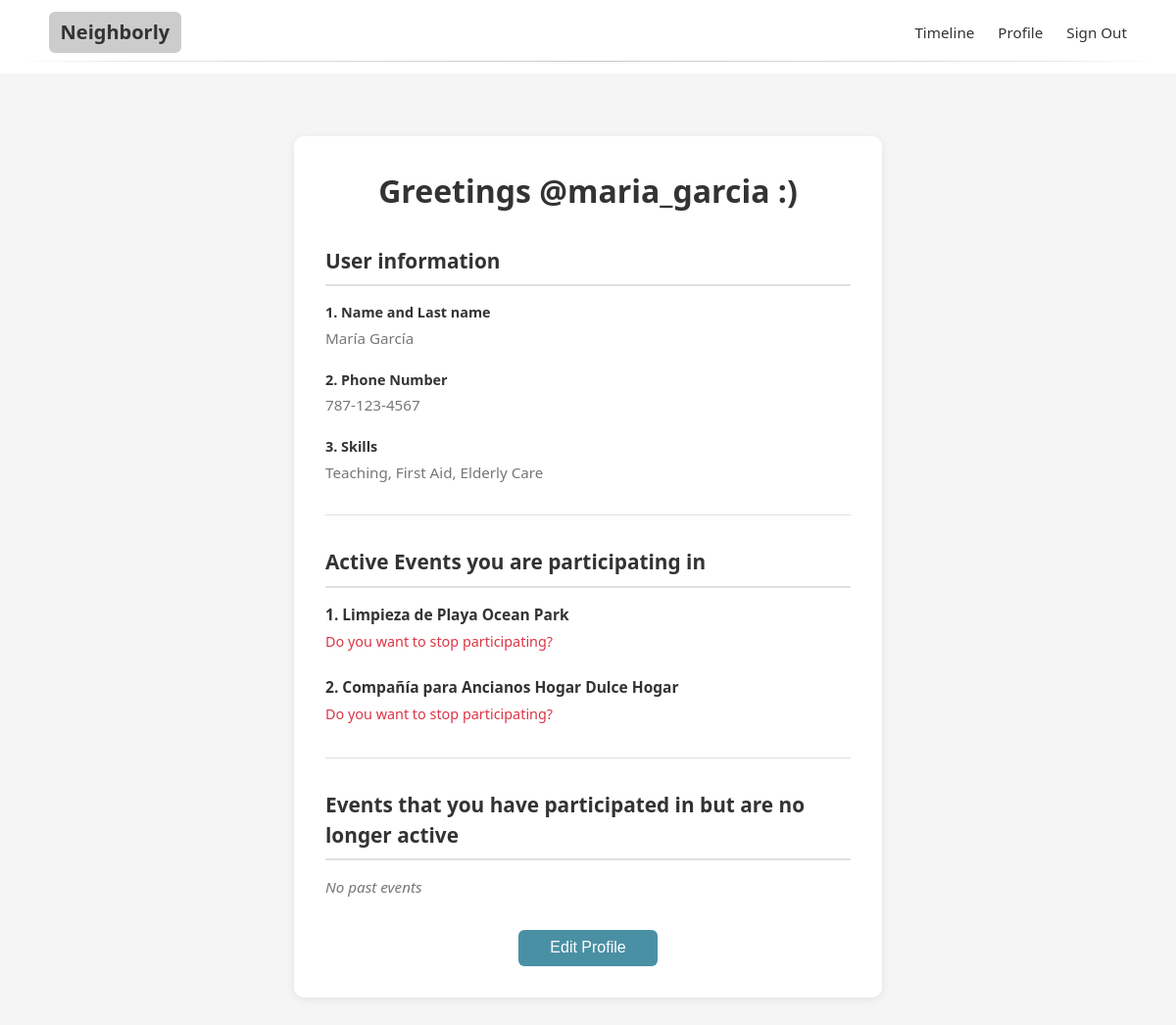
The page /pages/volunteer_profile.php (signed in) on the database as committed earlier.
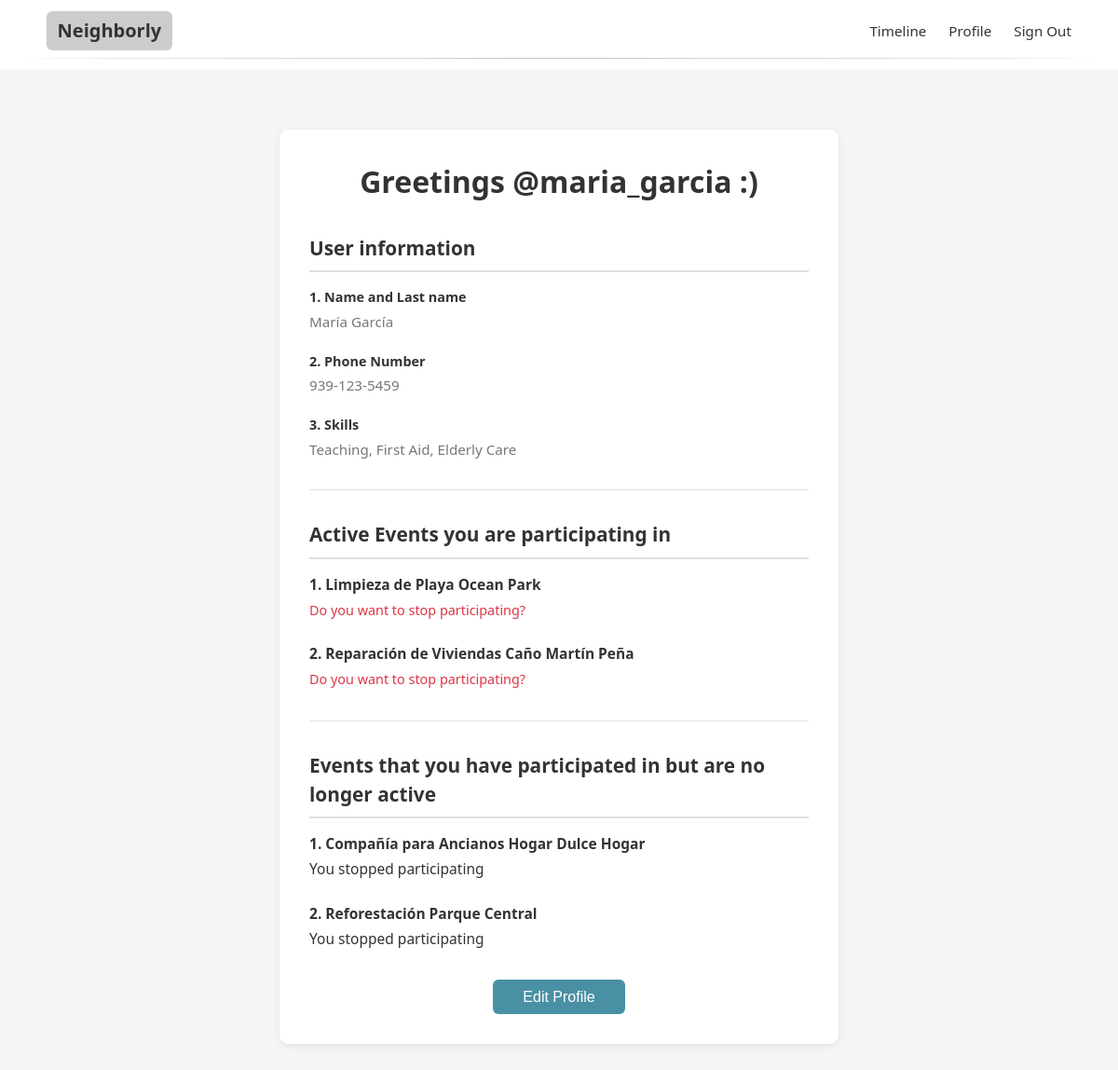
The same page on the database as committed later.
### tables this page shows
CREATE TABLE `volunteers` (
  `user_id` int NOT NULL,
  `first_name` varchar(64) DEFAULT NULL,
  `last_name` varchar(64) DEFAULT NULL,
  `bio` text,
  PRIMARY KEY (`user_id`),
  CONSTRAINT `volunteers_ibfk_1` FOREIGN KEY (`user_id`) REFERENCES `users` (`user_id`) ON DELETE CASCADE
);

CREATE TABLE `users` (
  `user_id` int NOT NULL AUTO_INCREMENT,
  `username` varchar(25) NOT NULL,
  `password_hash` varchar(64) NOT NULL,
  `email` varchar(254) DEFAULT NULL,
  `role` enum('volunteer','organizer','admin') NOT NULL,
  `phone` varchar(15) DEFAULT NULL,
  `location` varchar(100) DEFAULT NULL,
  `created_at` timestamp NULL DEFAULT CURRENT_TIMESTAMP,
  `updated_at` timestamp NULL DEFAULT CURRENT_TIMESTAMP ON UPDATE CURRENT_TIMESTAMP,
  PRIMARY KEY (`user_id`),
  UNIQUE KEY `username` (`username`)
);

CREATE TABLE `event_attendees` (
  `event_id` int NOT NULL,
  `volunteer_id` int NOT NULL,
  `signup_timestamp` timestamp NULL DEFAULT CURRENT_TIMESTAMP,
  `status` enum('registered','attended','cancelled') DEFAULT 'registered',
  PRIMARY KEY (`event_id`,`volunteer_id`),
  KEY `idx_event_attendees_volunteer` (`volunteer_id`),
  CONSTRAINT `event_attendees_ibfk_1` FOREIGN KEY (`event_id`) REFERENCES `events` (`event_id`) ON DELETE CASCADE,
  CONSTRAINT `event_attendees_ibfk_2` FOREIGN KEY (`volunteer_id`) REFERENCES `volunteers` (`user_id`) ON DELETE CASCADE
);

CREATE TABLE `events` (
  `event_id` int NOT NULL AUTO_INCREMENT,
  `organizer_id` int NOT NULL,
  `title` varchar(255) NOT NULL,
  `description` text NOT NULL,
  `image_url` varchar(1000) DEFAULT NULL,
  `location` varchar(255) NOT NULL,
  `start_date` datetime NOT NULL,
  `end_date` datetime NOT NULL,
  `slots_available` int NOT NULL,
  `is_approved` tinyint(1) DEFAULT '0',
  `status` enum('active','cancelled','completed') DEFAULT 'active',
  `created_at` timestamp NULL DEFAULT CURRENT_TIMESTAMP,
  `updated_at` timestamp NULL DEFAULT CURRENT_TIMESTAMP ON UPDATE CURRENT_TIMESTAMP,
  PRIMARY KEY (`event_id`),
  KEY `idx_events_dates` (`start_date`,`end_date`),
  KEY `idx_events_location` (`location`),
  KEY `idx_events_organizer` (`organizer_id`),
  KEY `idx_events_approved` (`is_approved`),
  CONSTRAINT `events_ibfk_1` FOREIGN KEY (`organizer_id`) REFERENCES `organizers` (`user_id`) ON DELETE CASCADE
);

### pages/volunteer_profile.php (the view, shortened to what the changed rows need)
<?php
$pdo = connect_to_database();
$userId = $_SESSION['user_id'];
$editMode = isset($_GET['edit']) && $_GET['edit'] === 'true';
$stmt = $pdo->prepare("
    SELECT u.username, u.email, u.phone, u.location, v.first_name, v.last_name, v.bio
    FROM users u
    JOIN volunteers v ON u.user_id = v.user_id
    WHERE u.user_id = :user_id
");
$stmt->execute(['user_id' => $userId]);
$volunteer = $stmt->fetch(PDO::FETCH_ASSOC);
$stmt = $pdo->prepare("
    SELECT s.skill_id, s.skill_name
    FROM user_skills us
    JOIN skills s ON us.skill_id = s.skill_id
    WHERE us.user_id = :user_id
");
$stmt->execute(['user_id' => $userId]);
$volunteerSkills = $stmt->fetchAll(PDO::FETCH_ASSOC);
$stmt = $pdo->prepare("SELECT skill_id, skill_name FROM skills ORDER BY skill_name");
$stmt->execute();
$allSkills = $stmt->fetchAll(PDO::FETCH_ASSOC);
$stmt = $pdo->prepare("
    SELECT e.event_id, e.title, ea.status
    FROM event_attendees ea
    JOIN events e ON ea.event_id = e.event_id
    WHERE ea.volunteer_id = :volunteer_id
    AND e.status = 'active'
    AND ea.status = 'registered'
    ORDER BY e.start_date
");
$stmt->execute(['volunteer_id' => $userId]);
$activeEvents = $stmt->fetchAll(PDO::FETCH_ASSOC);
$stmt = $pdo->prepare("
    SELECT e.event_id, e.title, e.status AS event_status, ea.status AS attendee_status
    FROM event_attendees ea
    JOIN events e ON ea.event_id = e.event_id
    WHERE ea.volunteer_id = :volunteer_id
    AND (
        e.status = 'completed'
        OR e.status = 'cancelled'
        OR ea.status = 'cancelled'
    )
    AND NOT (e.status = 'active' AND ea.status = 'registered')
    ORDER BY e.start_date DESC
");
$stmt->execute(['volunteer_id' => $userId]);
$pastEvents = $stmt->fetchAll(PDO::FETCH_ASSOC);
?>
<?php if (!$editMode): ?>
    <div class="profile-container">
        <div class="profile-greeting">
            <h1>Greetings @<?php echo htmlspecialchars($volunteer['username']); ?> :)</h1>
        </div>
        <div class="profile-section">
            <h2>User information</h2>
            <div class="profile-field">
                <strong>1. Name and Last name</strong>
                <p><?php echo !empty($volunteer['first_name']) && !empty($volunteer['last_name'])
                    ? htmlspecialchars($volunteer['first_name'] . ' ' . $volunteer['last_name'])
                    : 'No name provided'; ?></p>
            </div>
            <div class="profile-field">
                <strong>2. Phone Number</strong>
                <p><?php echo !empty($volunteer['phone'])
                    ? htmlspecialchars($volunteer['phone'])
                    : 'No phone number provided'; ?></p>
            </div>
            <div class="profile-field">
                <strong>3. Skills</strong>
                <p><?php
                    if (!empty($volunteerSkills)) {
                        $skillNames = array_map(function($skill) {
                            return htmlspecialchars($skill['skill_name']);
                        }, $volunteerSkills);
                        echo implode(', ', $skillNames);
                    } else {
                        echo 'No skills listed';
                    }
                ?></p>
            </div>
        </div>
        <hr class="profile-divider">
        <div class="profile-section">
            <h2>Active Events you are participating in</h2>
            <?php if (empty($activeEvents)): ?>
                <p class="empty-state">No active events</p>
            <?php else: ?>
                <?php foreach ($activeEvents as $index => $event): ?>
                    <div class="event-item">
                        <p><strong><?php echo ($index + 1) . '. ' . htmlspecialchars($event['title']); ?></strong></p>
                        <p><a href="volunteer_profile.php?stop_event=<?php echo $event['event_id']; ?>"
                              onclick="return confirm('Are you sure you want to stop participating in this event?');">
                              Do you want to stop participating?
                           </a></p>
                    </div>
                <?php endforeach; ?>
            <?php endif; ?>
        </div>
        <hr class="profile-divider">
        <div class="profile-section">
            <h2>Events that you have participated in but are no longer active</h2>
            <?php if (empty($pastEvents)): ?>
                <p class="empty-state">No past events</p>
            <?php else: ?>
                <?php foreach ($pastEvents as $index => $event): ?>
                    <div class="event-item">
                        <p><strong><?php echo ($index + 1) . '. ' . htmlspecialchars($event['title']); ?></strong></p>
                        <p>
                            <?php if ($event['event_status'] === 'completed' && $event['attendee_status'] === 'registered'): ?>
                                Event Completed
                            <?php elseif ($event['event_status'] === 'cancelled'): ?>
                                Event Cancelled
                            <?php elseif ($event['attendee_status'] === 'cancelled'): ?>
                                You stopped participating
                            <?php endif; ?>
                        </p>
                    </div>
                <?php endforeach; ?>
            <?php endif; ?>
        </div>
        <div class="profile-actions">
            <a href="volunteer_profile.php?edit=true">
                <button type="button" class="btn">Edit Profile</button>
            </a>
        </div>
    </div>
<?php endif; ?>
<?php
include "base.php";
?>

Rows that differ between the two databases and show on the page:
changed through a linked row, volunteers "María García": user_id.phone "787-123-4567" → "939-123-5459"
added event_attendees: event.title "Reparación de Viviendas Caño Martín Peña", shown under "Active Events you are participating in"
changed event_attendees "Compañía para Ancianos Hogar Dulce Hogar": moves from the list under "Active Events you are participating in" to the list under "Events that you have participated in but are no longer active"
added event_attendees: event.title "Reforestación Parque Central", status "You stopped participating", shown under "Events that you have participated in but are no longer active"
Other text that changed with them:
text no longer shown: "No past events"
